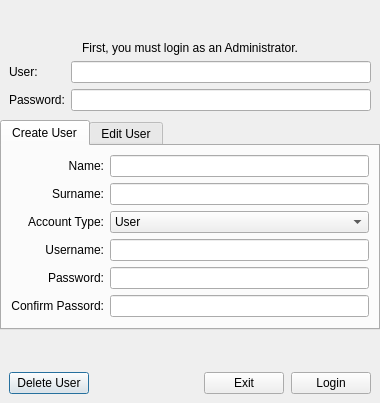
<?xml version="1.0" encoding="UTF-8"?>
<ui version="4.0">
 <class>UserManagerDialog</class>
 <widget class="QDialog" name="UserManagerDialog">
  <property name="geometry">
   <rect>
    <x>0</x>
    <y>0</y>
    <width>380</width>
    <height>403</height>
   </rect>
  </property>
  <property name="windowTitle">
   <string>Manage Users Window</string>
  </property>
  <layout class="QVBoxLayout" name="verticalLayout">
   <property name="spacing">
    <number>0</number>
   </property>
   <property name="leftMargin">
    <number>0</number>
   </property>
   <property name="topMargin">
    <number>0</number>
   </property>
   <property name="rightMargin">
    <number>0</number>
   </property>
   <property name="bottomMargin">
    <number>9</number>
   </property>
   <item>
    <spacer name="verticalSpacer_2">
     <property name="orientation">
      <enum>Qt::Vertical</enum>
     </property>
     <property name="sizeHint" stdset="0">
      <size>
       <width>20</width>
       <height>40</height>
      </size>
     </property>
    </spacer>
   </item>
   <item>
    <widget class="QWidget" name="adminLogin_widget" native="true">
     <layout class="QGridLayout" name="gridLayout">
      <item row="2" column="0">
       <widget class="QLabel" name="password_label">
        <property name="text">
         <string>Password:</string>
        </property>
       </widget>
      </item>
      <item row="1" column="1">
       <widget class="QLineEdit" name="user_lineEdit"/>
      </item>
      <item row="1" column="0">
       <widget class="QLabel" name="user_label">
        <property name="text">
         <string>User:</string>
        </property>
       </widget>
      </item>
      <item row="2" column="1">
       <widget class="QLineEdit" name="password_lineEdit">
        <property name="echoMode">
         <enum>QLineEdit::Password</enum>
        </property>
       </widget>
      </item>
      <item row="0" column="0" colspan="2">
       <widget class="QLabel" name="label">
        <property name="text">
         <string>First, you must login as an Administrator.</string>
        </property>
        <property name="textFormat">
         <enum>Qt::RichText</enum>
        </property>
        <property name="scaledContents">
         <bool>false</bool>
        </property>
        <property name="alignment">
         <set>Qt::AlignCenter</set>
        </property>
        <property name="wordWrap">
         <bool>true</bool>
        </property>
       </widget>
      </item>
     </layout>
    </widget>
   </item>
   <item>
    <widget class="QTabWidget" name="manageUser_tabWidget">
     <property name="currentIndex">
      <number>0</number>
     </property>
     <widget class="QWidget" name="Create_Tab">
      <attribute name="title">
       <string>Create User</string>
      </attribute>
      <layout class="QGridLayout" name="gridLayout_2">
       <item row="4" column="1">
        <widget class="QLineEdit" name="createPassword_lineEdit">
         <property name="echoMode">
          <enum>QLineEdit::Password</enum>
         </property>
        </widget>
       </item>
       <item row="4" column="0">
        <widget class="QLabel" name="createPassword_label">
         <property name="text">
          <string>Password:</string>
         </property>
         <property name="alignment">
          <set>Qt::AlignRight|Qt::AlignTrailing|Qt::AlignVCenter</set>
         </property>
        </widget>
       </item>
       <item row="3" column="0">
        <widget class="QLabel" name="createUsername_label">
         <property name="text">
          <string>Username:</string>
         </property>
         <property name="alignment">
          <set>Qt::AlignRight|Qt::AlignTrailing|Qt::AlignVCenter</set>
         </property>
        </widget>
       </item>
       <item row="0" column="1">
        <widget class="QLineEdit" name="createName_lineEdit"/>
       </item>
       <item row="3" column="1">
        <widget class="QLineEdit" name="createUsername_lineEdit"/>
       </item>
       <item row="1" column="1">
        <widget class="QLineEdit" name="createSurname_lineEdit"/>
       </item>
       <item row="5" column="1">
        <widget class="QLineEdit" name="createConfirmPassword_lineEdit">
         <property name="echoMode">
          <enum>QLineEdit::Password</enum>
         </property>
        </widget>
       </item>
       <item row="0" column="0">
        <widget class="QLabel" name="createName_label">
         <property name="text">
          <string>Name:</string>
         </property>
         <property name="alignment">
          <set>Qt::AlignRight|Qt::AlignTrailing|Qt::AlignVCenter</set>
         </property>
        </widget>
       </item>
       <item row="5" column="0">
        <widget class="QLabel" name="createConfirmPassword_label">
         <property name="text">
          <string>Confirm Passord:</string>
         </property>
         <property name="alignment">
          <set>Qt::AlignRight|Qt::AlignTrailing|Qt::AlignVCenter</set>
         </property>
        </widget>
       </item>
       <item row="1" column="0">
        <widget class="QLabel" name="createSurname_label">
         <property name="text">
          <string>Surname:</string>
         </property>
         <property name="alignment">
          <set>Qt::AlignRight|Qt::AlignTrailing|Qt::AlignVCenter</set>
         </property>
        </widget>
       </item>
       <item row="2" column="0">
        <widget class="QLabel" name="createProfile_label">
         <property name="text">
          <string>Account Type:</string>
         </property>
         <property name="alignment">
          <set>Qt::AlignRight|Qt::AlignTrailing|Qt::AlignVCenter</set>
         </property>
        </widget>
       </item>
       <item row="2" column="1">
        <widget class="QComboBox" name="createProfile_comboBox">
         <item>
          <property name="text">
           <string>User</string>
          </property>
         </item>
         <item>
          <property name="text">
           <string>Administrator</string>
          </property>
         </item>
        </widget>
       </item>
      </layout>
     </widget>
     <widget class="QWidget" name="Edit_Tab">
      <attribute name="title">
       <string>Edit User</string>
      </attribute>
      <layout class="QGridLayout" name="gridLayout_3">
       <item row="3" column="1">
        <widget class="QLineEdit" name="editName_lineEdit"/>
       </item>
       <item row="4" column="0">
        <widget class="QLabel" name="editSurname_label">
         <property name="text">
          <string>Surname:</string>
         </property>
         <property name="alignment">
          <set>Qt::AlignRight|Qt::AlignTrailing|Qt::AlignVCenter</set>
         </property>
        </widget>
       </item>
       <item row="4" column="1">
        <widget class="QLineEdit" name="editSurname_lineEdit"/>
       </item>
       <item row="5" column="0">
        <widget class="QLabel" name="editProfile_label">
         <property name="text">
          <string>Account Type:</string>
         </property>
         <property name="alignment">
          <set>Qt::AlignRight|Qt::AlignTrailing|Qt::AlignVCenter</set>
         </property>
        </widget>
       </item>
       <item row="3" column="0">
        <widget class="QLabel" name="editName_label">
         <property name="text">
          <string>Name:</string>
         </property>
         <property name="alignment">
          <set>Qt::AlignRight|Qt::AlignTrailing|Qt::AlignVCenter</set>
         </property>
        </widget>
       </item>
       <item row="5" column="1">
        <widget class="QComboBox" name="editProfile_comboBox">
         <item>
          <property name="text">
           <string>User</string>
          </property>
         </item>
         <item>
          <property name="text">
           <string>Administrator</string>
          </property>
         </item>
        </widget>
       </item>
       <item row="0" column="1">
        <widget class="QComboBox" name="username_comboBox"/>
       </item>
       <item row="0" column="0">
        <widget class="QLabel" name="editUsername_label">
         <property name="text">
          <string>Username:</string>
         </property>
         <property name="alignment">
          <set>Qt::AlignRight|Qt::AlignTrailing|Qt::AlignVCenter</set>
         </property>
        </widget>
       </item>
       <item row="1" column="1">
        <widget class="QLineEdit" name="editPassword_lineEdit">
         <property name="echoMode">
          <enum>QLineEdit::Password</enum>
         </property>
        </widget>
       </item>
       <item row="1" column="0">
        <widget class="QLabel" name="editPassword_label">
         <property name="text">
          <string>Password:</string>
         </property>
         <property name="alignment">
          <set>Qt::AlignRight|Qt::AlignTrailing|Qt::AlignVCenter</set>
         </property>
        </widget>
       </item>
       <item row="2" column="0">
        <widget class="QLabel" name="editConfirmPassword_label">
         <property name="text">
          <string>Confirm Passord:</string>
         </property>
         <property name="alignment">
          <set>Qt::AlignRight|Qt::AlignTrailing|Qt::AlignVCenter</set>
         </property>
        </widget>
       </item>
       <item row="2" column="1">
        <widget class="QLineEdit" name="editConfirmPassword_lineEdit">
         <property name="echoMode">
          <enum>QLineEdit::Password</enum>
         </property>
        </widget>
       </item>
      </layout>
     </widget>
    </widget>
   </item>
   <item>
    <spacer name="verticalSpacer">
     <property name="orientation">
      <enum>Qt::Vertical</enum>
     </property>
     <property name="sizeHint" stdset="0">
      <size>
       <width>20</width>
       <height>40</height>
      </size>
     </property>
    </spacer>
   </item>
   <item>
    <widget class="QWidget" name="widget_2" native="true">
     <layout class="QHBoxLayout" name="horizontalLayout">
      <property name="spacing">
       <number>7</number>
      </property>
      <property name="leftMargin">
       <number>9</number>
      </property>
      <property name="bottomMargin">
       <number>0</number>
      </property>
      <item>
       <widget class="QPushButton" name="deleteUser_pushButton">
        <property name="focusPolicy">
         <enum>Qt::StrongFocus</enum>
        </property>
        <property name="text">
         <string>Delete User</string>
        </property>
       </widget>
      </item>
      <item>
       <spacer name="horizontalSpacer">
        <property name="orientation">
         <enum>Qt::Horizontal</enum>
        </property>
        <property name="sizeHint" stdset="0">
         <size>
          <width>40</width>
          <height>20</height>
         </size>
        </property>
       </spacer>
      </item>
      <item>
       <widget class="QPushButton" name="exit_pushButton">
        <property name="focusPolicy">
         <enum>Qt::StrongFocus</enum>
        </property>
        <property name="text">
         <string>Exit</string>
        </property>
       </widget>
      </item>
      <item>
       <widget class="QPushButton" name="userManagerAction_pushButton">
        <property name="focusPolicy">
         <enum>Qt::StrongFocus</enum>
        </property>
        <property name="text">
         <string>Login</string>
        </property>
        <property name="autoDefault">
         <bool>true</bool>
        </property>
       </widget>
      </item>
     </layout>
    </widget>
   </item>
  </layout>
 </widget>
 <tabstops>
  <tabstop>user_lineEdit</tabstop>
  <tabstop>password_lineEdit</tabstop>
  <tabstop>userManagerAction_pushButton</tabstop>
  <tabstop>manageUser_tabWidget</tabstop>
  <tabstop>createName_lineEdit</tabstop>
  <tabstop>createSurname_lineEdit</tabstop>
  <tabstop>createProfile_comboBox</tabstop>
  <tabstop>createUsername_lineEdit</tabstop>
  <tabstop>createPassword_lineEdit</tabstop>
  <tabstop>createConfirmPassword_lineEdit</tabstop>
  <tabstop>exit_pushButton</tabstop>
  <tabstop>deleteUser_pushButton</tabstop>
  <tabstop>editName_lineEdit</tabstop>
  <tabstop>editSurname_lineEdit</tabstop>
  <tabstop>editProfile_comboBox</tabstop>
  <tabstop>username_comboBox</tabstop>
  <tabstop>editPassword_lineEdit</tabstop>
  <tabstop>editConfirmPassword_lineEdit</tabstop>
 </tabstops>
 <resources/>
 <connections/>
</ui>
